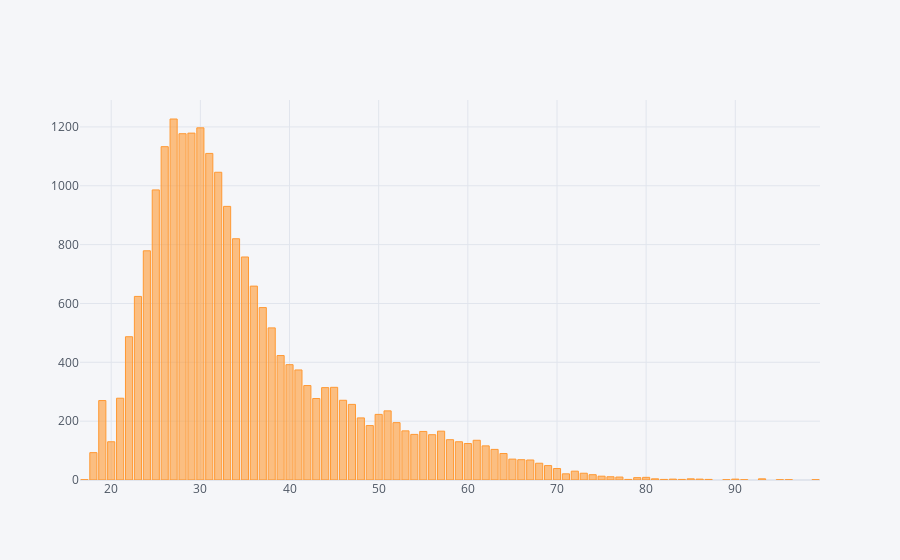

Here is the notebook cell this chart was saved with:
### Code cell
booking_y['age'].value_counts().iplot(kind='bar')

### Figure 1 — Plotly figure (JSON) as saved in the notebook; plotly's stock layout.template omitted (floating-point values rounded to 4 significant figures)
{"data": [{"marker": {"color": "rgba(255, 153, 51, 0.6)", "line": {"color": "rgba(255, 153, 51, 1.0)", "width": 1}}, "name": "age", "orientation": "v", "text": "", "type": "bar", "x": [27, 30, 29, 28, 26, 31, 32, 25, 33, 34, 24, 35, 36, 23, 37, 38, 22, 39, 40, 41, 42, 45, 44, 21, 43, 46, 19, 47, 51, 50, 48, 52, 49, 53, 57, 55, 54, 56, 58, 61, 59, 20, 60, 62, 63, 18, 64, 65, 66, 67, 68, 69, 70, 72, 73, 71, 74, 75, 76, 77, 80, 79, 81, 85, 93, 90, 86, 83, 82, 87, 78, 84, 91, 99, 17, 96, 95, 89], "y": [1227, 1197, 1179, 1177, 1133, 1110, 1046, 986, 930, 820, 779, 758, 659, 624, 586, 517, 487, 423, 392, 374, 321, 315, 314, 278, 277, 271, 270, 257, 235, 223, 211, 195, 185, 167, 166, 165, 155, 154, 137, 135, 130, 130, 124, 116, 104, 93, 90, 71, 69, 68, 57, 49, 39, 30, 23, 21, 18, 13, 11, 10, 9, 8, 4, 4, 4, 3, 3, 3, 2, 2, 2, 2, 1, 1, 1, 1, 1, 1]}], "layout": {"legend": {"bgcolor": "#F5F6F9", "font": {"color": "#4D5663"}}, "paper_bgcolor": "#F5F6F9", "plot_bgcolor": "#F5F6F9", "title": {"font": {"color": "#4D5663"}}, "xaxis": {"gridcolor": "#E1E5ED", "showgrid": true, "tickfont": {"color": "#4D5663"}, "title": {"font": {"color": "#4D5663"}, "text": ""}, "zerolinecolor": "#E1E5ED"}, "yaxis": {"gridcolor": "#E1E5ED", "showgrid": true, "tickfont": {"color": "#4D5663"}, "title": {"font": {"color": "#4D5663"}, "text": ""}, "zerolinecolor": "#E1E5ED"}}}
